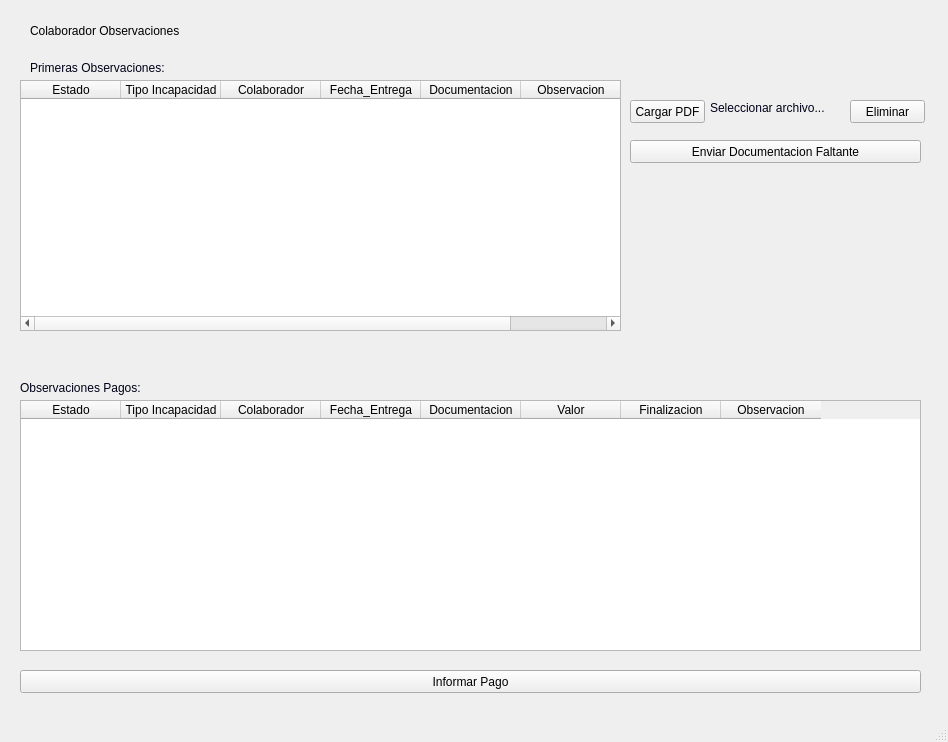
<?xml version="1.0" encoding="UTF-8"?>
<ui version="4.0">
 <class>MainWindow</class>
 <widget class="QMainWindow" name="MainWindow">
  <property name="geometry">
   <rect>
    <x>0</x>
    <y>0</y>
    <width>948</width>
    <height>742</height>
   </rect>
  </property>
  <property name="windowTitle">
   <string>MainWindow</string>
  </property>
  <widget class="QWidget" name="centralwidget">
   <widget class="QLabel" name="label">
    <property name="geometry">
     <rect>
      <x>30</x>
      <y>0</y>
      <width>571</width>
      <height>61</height>
     </rect>
    </property>
    <property name="styleSheet">
     <string notr="true">
font: 14pt &quot;Impact&quot;;</string>
    </property>
    <property name="text">
     <string>Colaborador Observaciones </string>
    </property>
   </widget>
   <widget class="QTableWidget" name="tableWidget_4">
    <property name="geometry">
     <rect>
      <x>20</x>
      <y>80</y>
      <width>601</width>
      <height>251</height>
     </rect>
    </property>
    <column>
     <property name="text">
      <string>Estado</string>
     </property>
    </column>
    <column>
     <property name="text">
      <string>Tipo Incapacidad</string>
     </property>
    </column>
    <column>
     <property name="text">
      <string>Colaborador</string>
     </property>
    </column>
    <column>
     <property name="text">
      <string>Fecha_Entrega</string>
     </property>
    </column>
    <column>
     <property name="text">
      <string>Documentacion</string>
     </property>
    </column>
    <column>
     <property name="text">
      <string>Observacion</string>
     </property>
    </column>
   </widget>
   <widget class="QTableWidget" name="tableWidget_5">
    <property name="geometry">
     <rect>
      <x>20</x>
      <y>400</y>
      <width>901</width>
      <height>251</height>
     </rect>
    </property>
    <column>
     <property name="text">
      <string>Estado</string>
     </property>
    </column>
    <column>
     <property name="text">
      <string>Tipo Incapacidad</string>
     </property>
    </column>
    <column>
     <property name="text">
      <string>Colaborador</string>
     </property>
    </column>
    <column>
     <property name="text">
      <string>Fecha_Entrega</string>
     </property>
    </column>
    <column>
     <property name="text">
      <string>Documentacion</string>
     </property>
    </column>
    <column>
     <property name="text">
      <string>Valor</string>
     </property>
    </column>
    <column>
     <property name="text">
      <string>Finalizacion</string>
     </property>
    </column>
    <column>
     <property name="text">
      <string>Observacion</string>
     </property>
    </column>
   </widget>
   <widget class="QLabel" name="label_2">
    <property name="geometry">
     <rect>
      <x>30</x>
      <y>60</y>
      <width>151</width>
      <height>16</height>
     </rect>
    </property>
    <property name="palette">
     <palette>
      <active>
       <colorrole role="WindowText">
        <brush brushstyle="SolidPattern">
         <color alpha="255">
          <red>0</red>
          <green>0</green>
          <blue>24</blue>
         </color>
        </brush>
       </colorrole>
       <colorrole role="ButtonText">
        <brush brushstyle="SolidPattern">
         <color alpha="255">
          <red>255</red>
          <green>255</green>
          <blue>127</blue>
         </color>
        </brush>
       </colorrole>
      </active>
      <inactive>
       <colorrole role="WindowText">
        <brush brushstyle="SolidPattern">
         <color alpha="255">
          <red>0</red>
          <green>0</green>
          <blue>24</blue>
         </color>
        </brush>
       </colorrole>
       <colorrole role="ButtonText">
        <brush brushstyle="SolidPattern">
         <color alpha="255">
          <red>255</red>
          <green>255</green>
          <blue>127</blue>
         </color>
        </brush>
       </colorrole>
      </inactive>
      <disabled>
       <colorrole role="WindowText">
        <brush brushstyle="SolidPattern">
         <color alpha="255">
          <red>120</red>
          <green>120</green>
          <blue>120</blue>
         </color>
        </brush>
       </colorrole>
       <colorrole role="ButtonText">
        <brush brushstyle="SolidPattern">
         <color alpha="255">
          <red>120</red>
          <green>120</green>
          <blue>120</blue>
         </color>
        </brush>
       </colorrole>
      </disabled>
     </palette>
    </property>
    <property name="font">
     <font>
      <family>Microsoft YaHei UI</family>
     </font>
    </property>
    <property name="text">
     <string>Primeras Observaciones:</string>
    </property>
   </widget>
   <widget class="QLabel" name="label_3">
    <property name="geometry">
     <rect>
      <x>20</x>
      <y>380</y>
      <width>131</width>
      <height>16</height>
     </rect>
    </property>
    <property name="palette">
     <palette>
      <active>
       <colorrole role="WindowText">
        <brush brushstyle="SolidPattern">
         <color alpha="255">
          <red>0</red>
          <green>0</green>
          <blue>24</blue>
         </color>
        </brush>
       </colorrole>
       <colorrole role="ButtonText">
        <brush brushstyle="SolidPattern">
         <color alpha="255">
          <red>255</red>
          <green>255</green>
          <blue>127</blue>
         </color>
        </brush>
       </colorrole>
      </active>
      <inactive>
       <colorrole role="WindowText">
        <brush brushstyle="SolidPattern">
         <color alpha="255">
          <red>0</red>
          <green>0</green>
          <blue>24</blue>
         </color>
        </brush>
       </colorrole>
       <colorrole role="ButtonText">
        <brush brushstyle="SolidPattern">
         <color alpha="255">
          <red>255</red>
          <green>255</green>
          <blue>127</blue>
         </color>
        </brush>
       </colorrole>
      </inactive>
      <disabled>
       <colorrole role="WindowText">
        <brush brushstyle="SolidPattern">
         <color alpha="255">
          <red>120</red>
          <green>120</green>
          <blue>120</blue>
         </color>
        </brush>
       </colorrole>
       <colorrole role="ButtonText">
        <brush brushstyle="SolidPattern">
         <color alpha="255">
          <red>120</red>
          <green>120</green>
          <blue>120</blue>
         </color>
        </brush>
       </colorrole>
      </disabled>
     </palette>
    </property>
    <property name="font">
     <font>
      <family>Microsoft YaHei UI</family>
     </font>
    </property>
    <property name="text">
     <string>Observaciones Pagos:</string>
    </property>
   </widget>
   <widget class="QPushButton" name="Eliminar_PDF_2">
    <property name="geometry">
     <rect>
      <x>850</x>
      <y>100</y>
      <width>75</width>
      <height>23</height>
     </rect>
    </property>
    <property name="text">
     <string>Eliminar</string>
    </property>
   </widget>
   <widget class="QPushButton" name="cargar_PDF_2">
    <property name="geometry">
     <rect>
      <x>630</x>
      <y>100</y>
      <width>75</width>
      <height>23</height>
     </rect>
    </property>
    <property name="text">
     <string>Cargar PDF</string>
    </property>
   </widget>
   <widget class="QLabel" name="label_file_name_2">
    <property name="geometry">
     <rect>
      <x>710</x>
      <y>100</y>
      <width>131</width>
      <height>16</height>
     </rect>
    </property>
    <property name="palette">
     <palette>
      <active>
       <colorrole role="WindowText">
        <brush brushstyle="SolidPattern">
         <color alpha="255">
          <red>0</red>
          <green>0</green>
          <blue>24</blue>
         </color>
        </brush>
       </colorrole>
       <colorrole role="ButtonText">
        <brush brushstyle="SolidPattern">
         <color alpha="255">
          <red>255</red>
          <green>255</green>
          <blue>127</blue>
         </color>
        </brush>
       </colorrole>
      </active>
      <inactive>
       <colorrole role="WindowText">
        <brush brushstyle="SolidPattern">
         <color alpha="255">
          <red>0</red>
          <green>0</green>
          <blue>24</blue>
         </color>
        </brush>
       </colorrole>
       <colorrole role="ButtonText">
        <brush brushstyle="SolidPattern">
         <color alpha="255">
          <red>255</red>
          <green>255</green>
          <blue>127</blue>
         </color>
        </brush>
       </colorrole>
      </inactive>
      <disabled>
       <colorrole role="WindowText">
        <brush brushstyle="SolidPattern">
         <color alpha="255">
          <red>120</red>
          <green>120</green>
          <blue>120</blue>
         </color>
        </brush>
       </colorrole>
       <colorrole role="ButtonText">
        <brush brushstyle="SolidPattern">
         <color alpha="255">
          <red>120</red>
          <green>120</green>
          <blue>120</blue>
         </color>
        </brush>
       </colorrole>
      </disabled>
     </palette>
    </property>
    <property name="font">
     <font>
      <family>Microsoft YaHei UI</family>
     </font>
    </property>
    <property name="text">
     <string>Seleccionar archivo...</string>
    </property>
   </widget>
   <widget class="QPushButton" name="pushButton_2">
    <property name="geometry">
     <rect>
      <x>630</x>
      <y>140</y>
      <width>291</width>
      <height>23</height>
     </rect>
    </property>
    <property name="text">
     <string>Enviar Documentacion Faltante</string>
    </property>
   </widget>
   <widget class="QPushButton" name="pushButton_3">
    <property name="geometry">
     <rect>
      <x>20</x>
      <y>670</y>
      <width>901</width>
      <height>23</height>
     </rect>
    </property>
    <property name="text">
     <string>Informar Pago</string>
    </property>
   </widget>
  </widget>
  <widget class="QMenuBar" name="menubar">
   <property name="geometry">
    <rect>
     <x>0</x>
     <y>0</y>
     <width>948</width>
     <height>21</height>
    </rect>
   </property>
  </widget>
  <widget class="QStatusBar" name="statusbar"/>
 </widget>
 <resources/>
 <connections/>
</ui>
